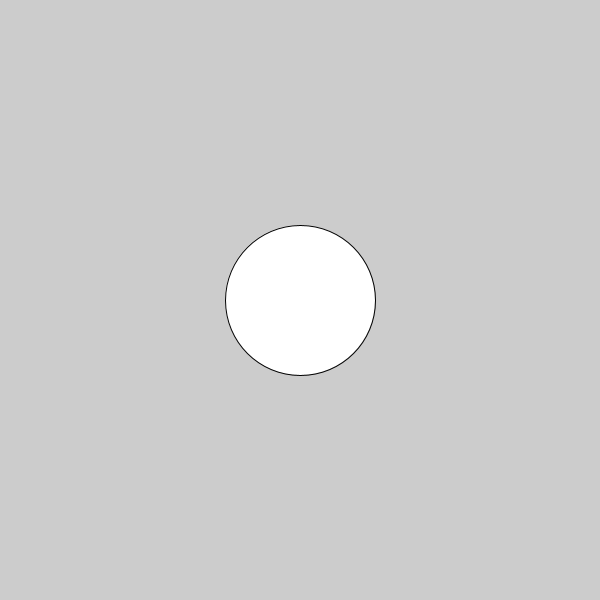
Frame 1 (no input)
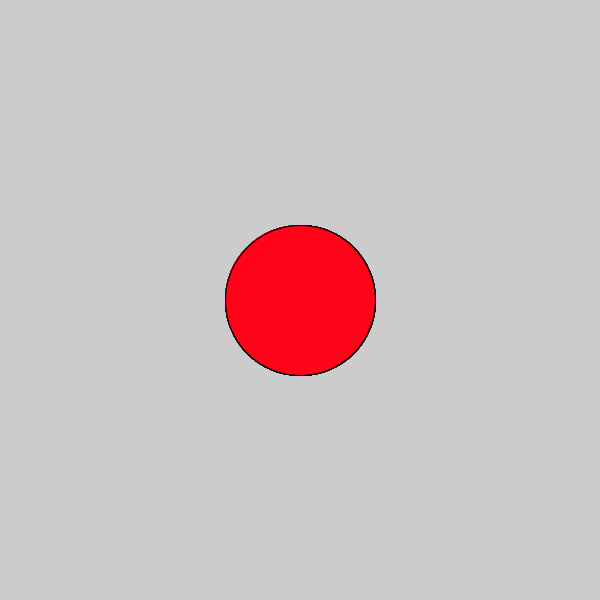
Frame 60 (the mouse pressed at the canvas centre just before this capture)
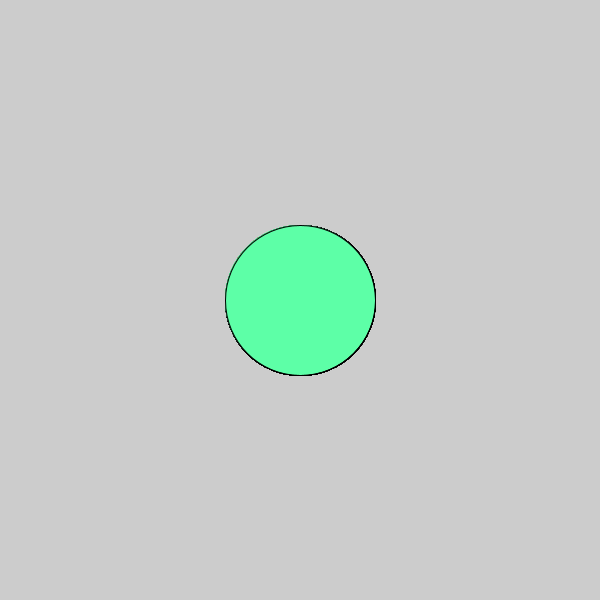
Frame 120 (the mouse held since frame 60 and released just before this capture)

The Processing sketch that drew these frames (run headless with seeded random() and noise(); from frame 60 on, the mouse is pressed at the canvas centre):

// Processing sketch: c_LogicalDot
// ── c_LogicalDot.pde

void setup() {
  
// 1. Set the size of the sketch. Make it 600 pixels square. 
  
size(600,600);
}

void draw() {
  
// 2. Draw an ellipse
// Run the program to make sure it works before moving on.
ellipse(300,300,150,150);

// 3. Change the color of the ellipse when the mouse is pressed.
//    Use the following code, but put your colors where indicated
//    Remember to use the   fill()  command to set colors.

if (mousePressed) {
 
   //  put one color here 
  fill(#5DFFA7);
} else {
  
   // put a different color here
  fill(#FF0318);
}  
  
  
  
}
